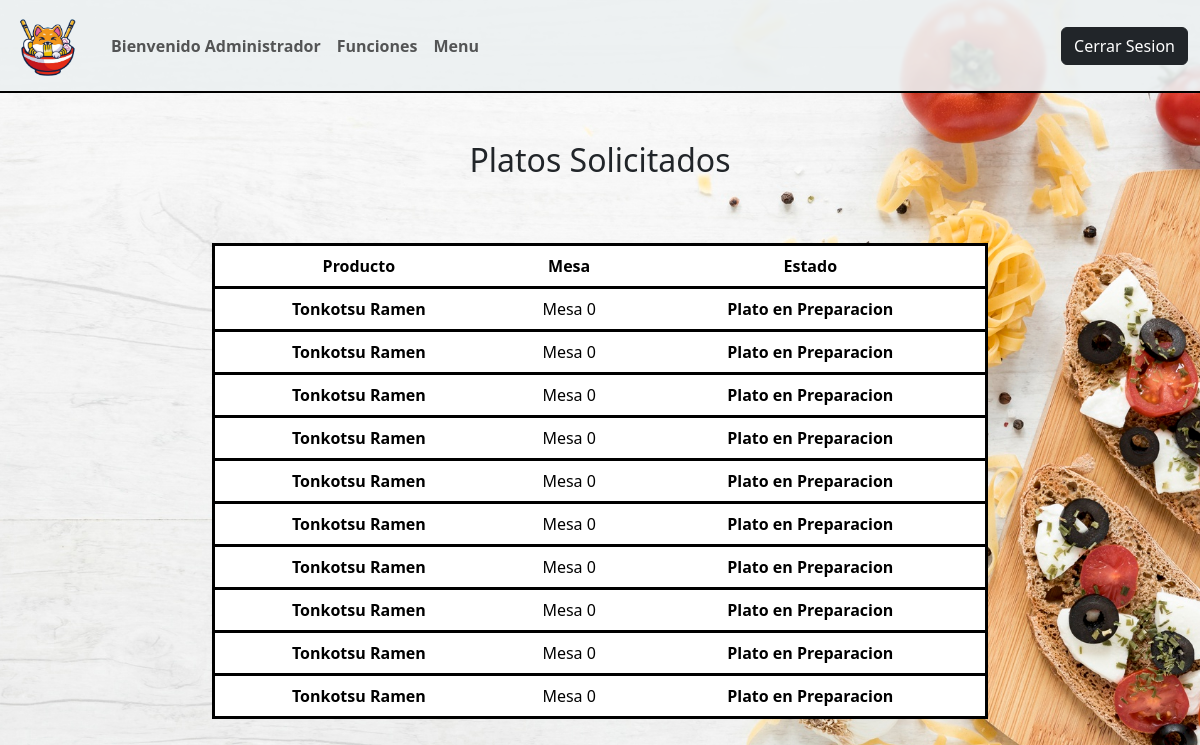
/estadopedidog (signed in), run on an earlier commit of the app's database.
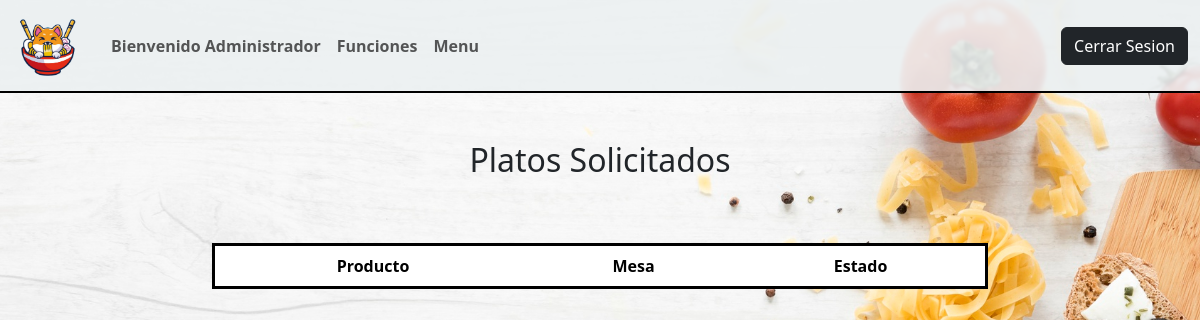
And on a later commit of the database.
### appweb/models.py (models this page shows, shortened)
class Descripción_Pedidos(models.Model):
    ID = models.AutoField(primary_key=True, help_text="Id")
    ID_Pedido = models.ForeignKey(Pedidos, on_delete=models.CASCADE, help_text="Id de pedido")
    ID_Platos = models.ForeignKey(Platos, on_delete=models.CASCADE, help_text="Id del plato")
    Costo = models.IntegerField(help_text="Valor total del pedido")
    Sol_cocina = models.BooleanField(default=0)
    Listo = models.BooleanField(default=0)

class Platos(models.Model):
    ID_Plato = models.AutoField(primary_key=True, help_text="Id del plato")
    Nombre = models.CharField(max_length=50)
    Costo = models.IntegerField()
    Region = models.CharField(max_length=50, choices=region_choices)
    Cantidad_Comensales = models.IntegerField()
    Descripcion = models.TextField(max_length=200)
    Disponibilidad = models.BooleanField(default=0)
    imagen = models.ImageField(upload_to="Platos", null=True)

class Pedidos(models.Model):
    ID_Pedido = models.AutoField(primary_key=True, help_text="Id del pedido")
    ID_Mesa = models.ForeignKey(Mesa, on_delete=models.CASCADE, help_text="Id de la mesa")
    Estado = models.CharField(default="Sin Solicitud",max_length=20, help_text="Estado en el cual se encuentra el pedido")
    Correo_Sol = models.EmailField(null=True,help_text="Correo electronico del usuario")

class Mesa (models.Model):
    ID_Mesa = models.AutoField(primary_key=True, help_text="Id de la mesa")
    Nombre_Mesa = models.CharField(max_length=10, help_text="Identificador de la mesa")
    Estado_Ocupado = models.BooleanField()
    Estado_Reservado = models.BooleanField()

### appweb/views.py (the view)
# urls.py: path('estadopedidog',estadopedidog,name='estadopedidog'),
@login_required(login_url="/accounts/login")
@permission_required (['auth.view_user'], login_url="/")
def estadopedidog (request):
    pedidos =  Descripción_Pedidos.objects.all()
    data = {
        "pedidos": pedidos,
          }
    return render(request, "mantenedor/garzon/estadopedidog.html", data)

### appweb/context_processor.py (called while the page is built)
def costo_total_carro(request):
    total=0
    if 'carro' in request.session:
        for key, value in request.session["carro"].items():
            total=total+(int(value["precio"]))
    return {"costo_total_carro":total}

### appweb/templates/mantenedor/garzon/estadopedidog.html (shortened to what this page needs)
{% extends 'base.html' %}
{% load static %}
{% load crispy_forms_tags %}
{% block contenido %}
<div class="container-fluid">
  <div class="text-center">
  <div class="row justify-content-md-center">
    <div class="col-8 d-flex flex-column text-center">
      <div class="text-center ">
        <h2 class="mt-5 mb-5">Platos Solicitados</h2>
      </div>
      <table class="table mt-3">
        <thead>
          <tr class="border border-3 border border-black black-row">
            <th scope="col"><b>Producto</b></th>
            <th scope="col"><b>Mesa</b></th>
            <th scope="col"><b>Estado</b></th>
          </tr>
        </thead>
        {% for y in pedidos %}
        <tbody>
          <tr class="border border-3 border border-black black-row" style="margin-bottom: 10px;">
              <th scope="row">{{ y.ID_Platos.Nombre }}</th>
              <td>{{ y.ID_Pedido.ID_Mesa.Nombre_Mesa }}</td>
              {% if y.Listo == 1 %}
              <td><b>Plato Listo</b></td>
              {% elif y.Sol_cocina == 1 %}
              <td><b>Plato en Preparacion</b></td>
              {% else %}
              <td><b>Plato No Solicitado</b></td>
              {% endif %}
            </tr>
          {% endfor %}
        </tbody>
      </table>
    </div>
    {% endblock %}

What changed in the data, as far as the page shows it:
removed Descripción_Pedidos: ID_Platos.Nombre "Tonkotsu Ramen", ID_Pedido.ID_Mesa.Nombre_Mesa "Mesa 0", Listo "Plato en Preparacion"
removed Descripción_Pedidos: ID_Platos.Nombre "Tonkotsu Ramen", ID_Pedido.ID_Mesa.Nombre_Mesa "Mesa 0", Listo "Plato en Preparacion"
removed Descripción_Pedidos: ID_Platos.Nombre "Tonkotsu Ramen", ID_Pedido.ID_Mesa.Nombre_Mesa "Mesa 0", Listo "Plato en Preparacion"
removed Descripción_Pedidos: ID_Platos.Nombre "Tonkotsu Ramen", ID_Pedido.ID_Mesa.Nombre_Mesa "Mesa 0", Listo "Plato en Preparacion"
removed Descripción_Pedidos: ID_Platos.Nombre "Tonkotsu Ramen", ID_Pedido.ID_Mesa.Nombre_Mesa "Mesa 0", Listo "Plato en Preparacion"
removed Descripción_Pedidos: ID_Platos.Nombre "Tonkotsu Ramen", ID_Pedido.ID_Mesa.Nombre_Mesa "Mesa 0", Listo "Plato en Preparacion"
removed Descripción_Pedidos: ID_Platos.Nombre "Tonkotsu Ramen", ID_Pedido.ID_Mesa.Nombre_Mesa "Mesa 0", Listo "Plato en Preparacion"
removed Descripción_Pedidos: ID_Platos.Nombre "Tonkotsu Ramen", ID_Pedido.ID_Mesa.Nombre_Mesa "Mesa 0", Listo "Plato en Preparacion"
removed Descripción_Pedidos: ID_Platos.Nombre "Tonkotsu Ramen", ID_Pedido.ID_Mesa.Nombre_Mesa "Mesa 0", Listo "Plato en Preparacion"
removed Descripción_Pedidos: ID_Platos.Nombre "Tonkotsu Ramen", ID_Pedido.ID_Mesa.Nombre_Mesa "Mesa 0", Listo "Plato en Preparacion"
